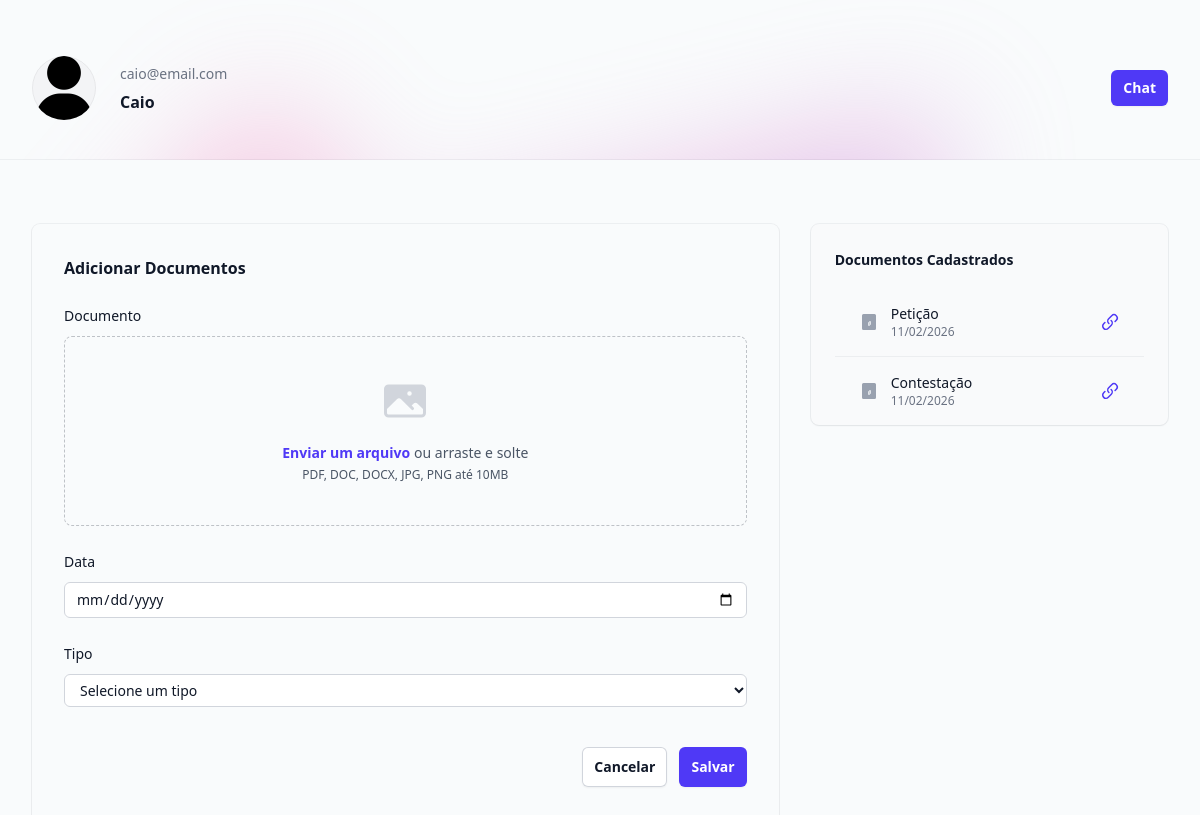
/usuarios/cliente/1, run on an earlier commit of the app's database.
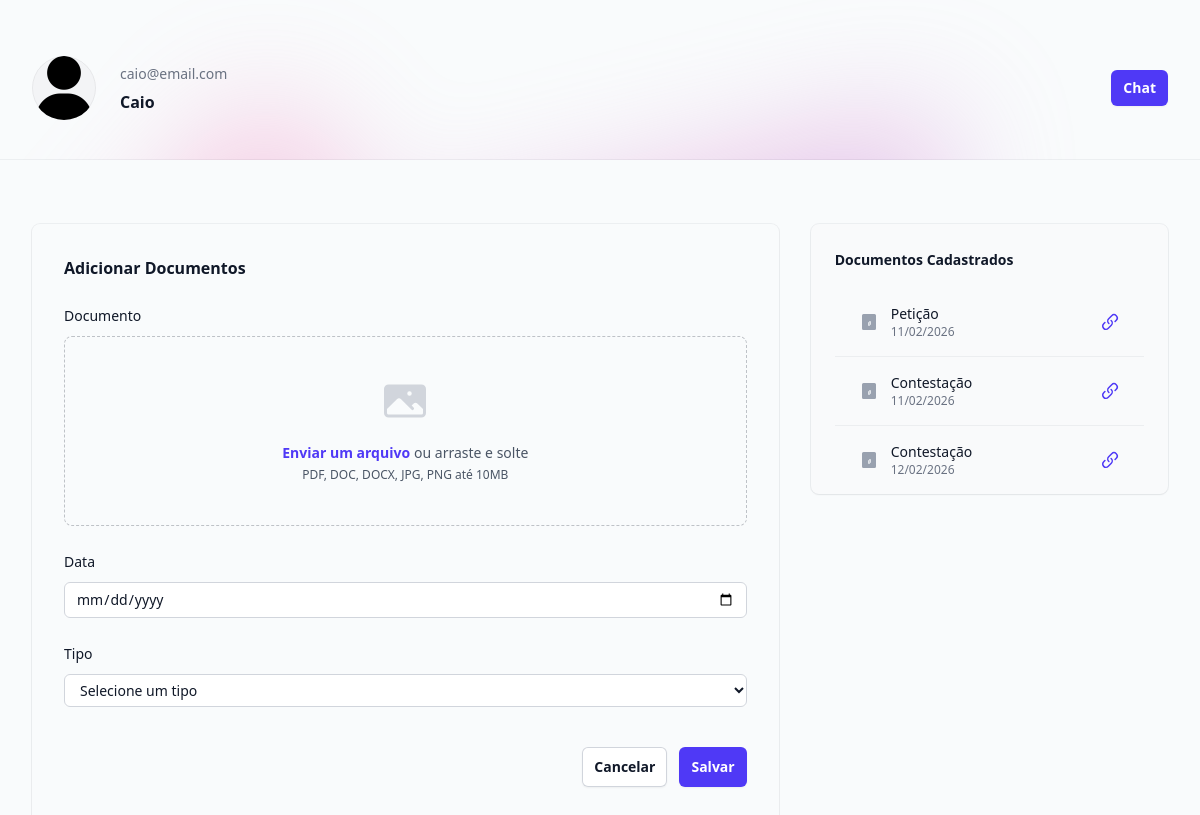
And on a later commit of the database.
### usuarios/models.py (models this page shows, shortened)
class Documentos(models.Model):
    TIPO_CHOICES = [
        ('C', 'Contrato'),
        ('P', 'Petição'),
        ('CONT', 'Contestação'),
        ('R', 'Recursos'),
        ('O', 'Outro'),
    ]
    cliente = models.ForeignKey(Cliente, on_delete=models.CASCADE)
    tipo = models.CharField(max_length=255, choices=TIPO_CHOICES, default='O')
    arquivo = models.FileField(upload_to='documentos/')
    data_upload = models.DateTimeField()
    content = MartorField()

### usuarios/views.py (the view, shortened to what this page needs)
# urls.py: path('cliente/<int:id>', views.cliente, name='cliente'),
def cliente(request, id):
    cliente = Cliente.objects.get(id=id)
    if request.method == 'GET':
        documentos = Documentos.objects.filter(cliente=cliente)
        return render(request, 'cliente.html', {'cliente': cliente, 'documentos': documentos})

### usuarios/templates/cliente.html (shortened to what the changed rows need)
{% extends 'base.html' %}
{% load static %}
{% block 'body' %}
    <main>
        <header class="relative isolate pt-4">
            <div class="mx-auto max-w-7xl px-4 py-10 sm:px-6 lg:px-8">
                <div class="mx-auto flex max-w-2xl items-center justify-between gap-x-8 lg:mx-0 lg:max-w-none">
                    <div class="flex items-center gap-x-6">
                        <h1>
                            <div class="text-sm/6 text-gray-500">{{ cliente.email }}</div>
                            <div class="mt-1 text-base font-semibold text-gray-900">{{ cliente.nome }}</div>
                        </h1>
                    </div>
                </div>
            </div>
        </header>
        <div class="mx-auto max-w-7xl px-4 py-16 sm:px-6 lg:px-8">
            <div class="mx-auto grid max-w-2xl grid-cols-1 grid-rows-1 items-start gap-x-8 gap-y-8 lg:mx-0 lg:max-w-none lg:grid-cols-3">
                <div class="lg:col-start-3 lg:row-end-1">
                    <div class="rounded-lg bg-gray-50 shadow-xs outline-1 outline-gray-900/5">
                        <div class="px-6 pt-6">
                            {% if documentos %}
                                <ul class="divide-y divide-gray-900/5">
                                    {% for documento in documentos %}
                                        <li class="px-6 py-4">
                                            <div class="flex items-center justify-between">
                                                <div class="flex items-center gap-3">
                                                    <div>
                                                        <p class="text-sm font-medium text-gray-900">{{ documento.get_tipo_display }}</p>
                                                        <p class="text-xs text-gray-500">{{ documento.data_upload|date:"d/m/Y" }}</p>
                                                    </div>
                                                </div>
                                                <a href="#" target="_blank" class="text-indigo-600 hover:text-indigo-500">
                                                </a>
                                            </div>
                                        </li>
                                    {% endfor %}
                                </ul>
                            {% endif %}
                        </div>
                    </div>
                </div>
                <div class="-mx-4 px-4 py-8 shadow-xs ring-1 ring-gray-900/5 sm:mx-0 sm:rounded-lg sm:px-8 sm:pb-14 lg:col-span-2 lg:row-span-2 lg:row-end-2 xl:px-16 xl:pt-16 xl:pb-20">
                    <h2 class="text-base font-semibold text-gray-900 mb-6">Adicionar Documentos</h2>
                </div>
            </div>
        </div>
    </main>
{% endblock 'body' %}

What changed in the data, as far as the page shows it:
added Documentos: tipo "Contestação", data_upload "12/02/2026"
